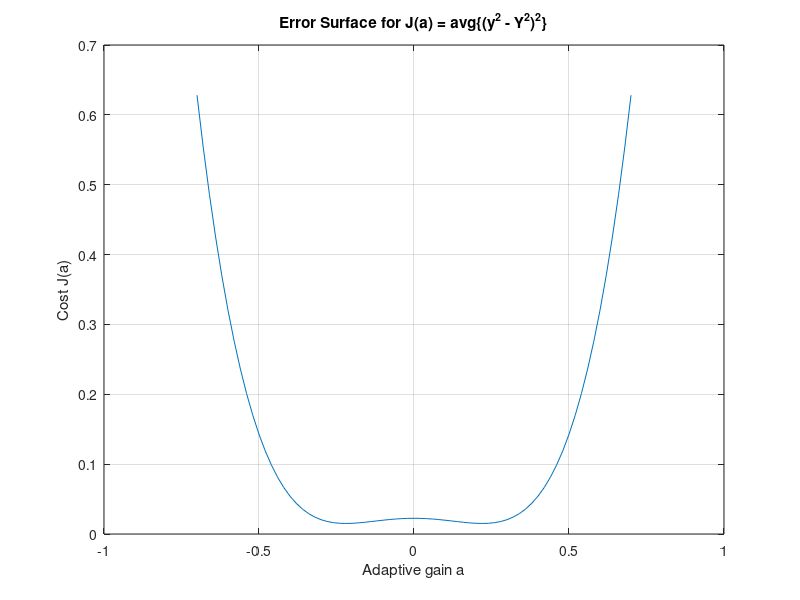

The MATLAB script that drew this image:
% --- MATLAB/Octave Script for Error Surface: Part (b) ---
% --- Implements J(a) = avg{(y^2[k] - Y^2)^2} ---

clear; clc;

% --- 1. Set up parameters (same as agcerrorsurf.m) ---
n=10000;              % number of steps in simulation
r=randn(n,1);         % generate random inputs (called 'x' in diagram)
ds=0.15;              % desired power of output (Y^2)
range=[-0.7:0.02:0.7]; % range specifies range of values of a
Jagc=zeros(size(range));
j=0;

fprintf('--- Plotting error surface for J(a) = avg{(a^2*r^2 - ds)^2} ---\n');

% --- 2. Run the loop to calculate the surface ---
for a=range           % for each value a
  j=j+1;
  tot=0;
  for i=1:n
    % --- This is the MODIFIED objective function ---
    tot = tot + (a^2 * r(i)^2 - ds)^2;
    % --- End of modification ---
  end
  Jagc(j)=tot/n;      % take average value, and save
end

% --- 3. Plot the results ---
plot(range, Jagc)
ylabel('Cost J(a)')
xlabel('Adaptive gain a')
title('Error Surface for J(a) = avg\{(y^2 - Y^2)^2\}')
grid on;

fprintf('Done.\n');